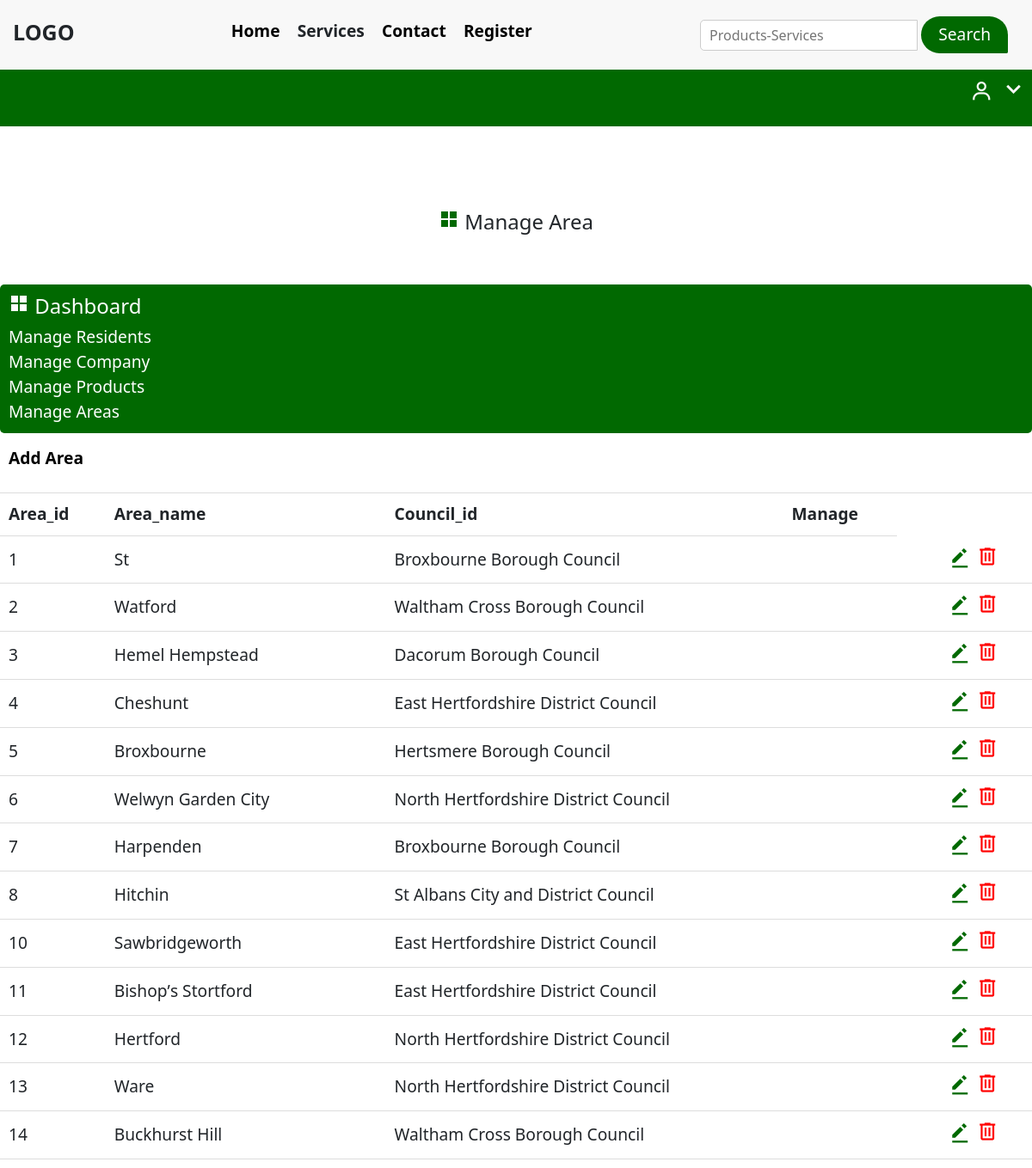
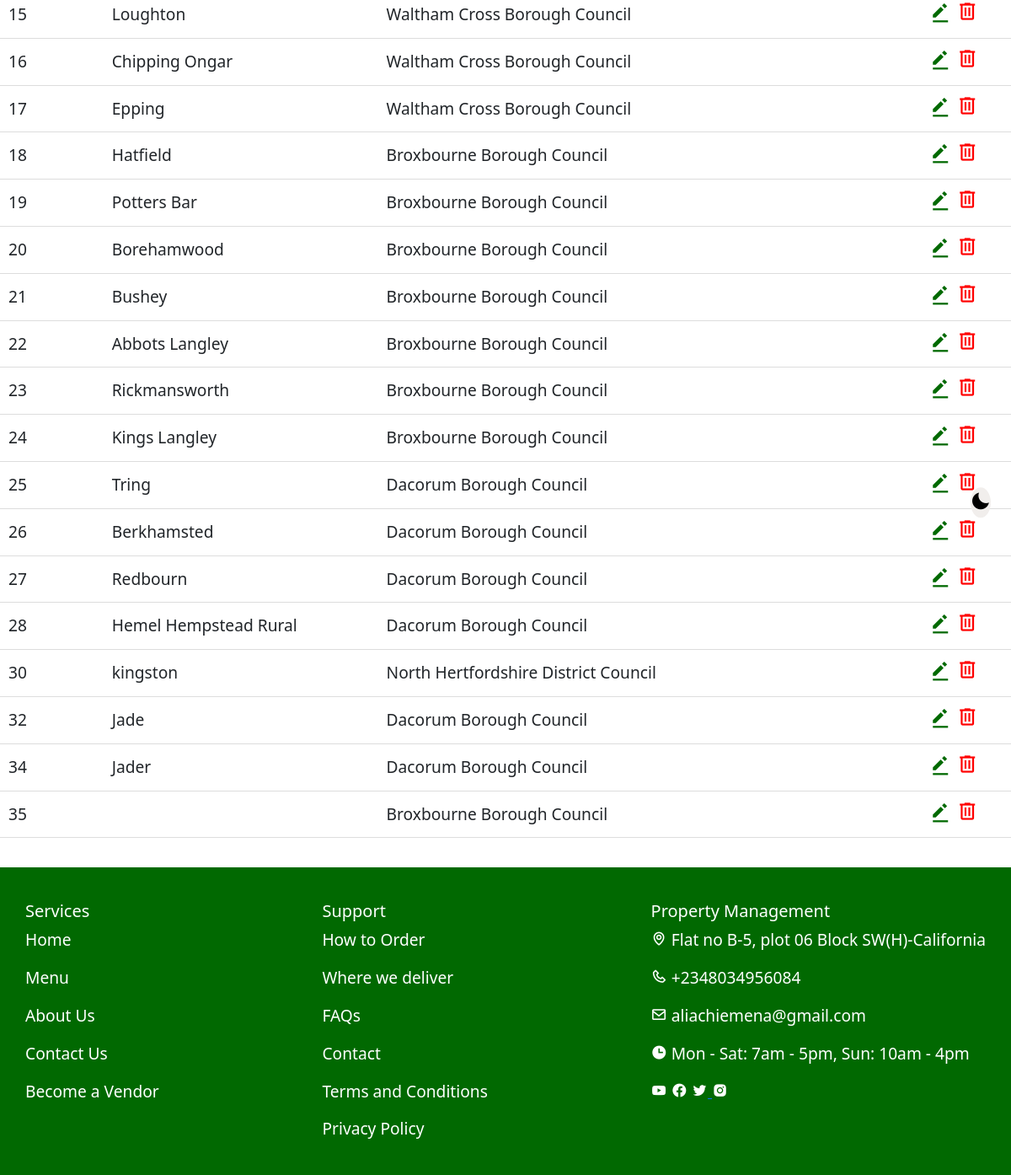
The app's page /manage_area.php with its own data (2 pictures, top to bottom).
### tables this page shows
CREATE TABLE `areas` (
  `Area_id` int(11) NOT NULL,
  `Area_name` varchar(255) NOT NULL,
  `Council_id` int(11) NOT NULL
);

CREATE TABLE `local_councils` (
  `Council_id` int(11) NOT NULL,
  `Council_name` varchar(255) NOT NULL,
  `Council_Email` varchar(255) DEFAULT NULL
);

### manage_area.php (the view, shortened to what this page needs)
<?php
require_once('nav.php');
$conn = db_connect();
?>
<!DOCTYPE html>
<html lang="en">
<head>
    <link href='https://unpkg.com/boxicons@2.1.4/css/boxicons.min.css' rel='stylesheet'>
    <link rel="stylesheet" href="https://cdn.jsdelivr.net/npm/bootstrap@5.3.3/dist/css/bootstrap.min.css"/>
    <link rel="stylesheet" href="Frontend/public/resident.css">
    <link rel="stylesheet" href="Frontend/public/index.css">
    <link rel="stylesheet" href="Frontend/public/dashboard.css">
</head>
<body>
        <div class="userLogin">
            <div class="logon">
                <p>
                    <i class='bx bx-user'></i><span class="username" id="username"> </span>
                    <span><i class='bx bx-chevron-down arrow_down' id="user_icon"></i></span>
                </p>
            </div>
        </div>
         <div class="container-fluid backgroundChanger">
            <button id="background" type="button"><i class='backgroundNew bx bxs-moon' ></i></button>
        </div>
        <div style="display: flex; justify-content: space-around; margin-top: 50px; margin-bottom: 50px;">
            <h4><span class="material-icons-sharp dashboard_icon"> grid_view </span> Manage Area</h4>
        </div>
        <div class="container_fluid dashboard_container">
            <div class="side_dashboard_container">
                <div id="sideNav" class="side_dashboard">
                    <h4><span class="material-icons-sharp dashboard_icon side_dashboard_icon"> grid_view </span> Dashboard</h4>
                </div>
                <div class="dashboard_items">
                    <div id="manage_residents" class="manage_residents dashboard_option" data-table="display_residents"><a href="manage_resident.php">Manage Residents</a></div>
                    <div id="manage_company" class="manage_company dashboard_option" data-table="display_company"><a href="manage_company.php">Manage Company</a></div>
                    <div id="manage_products" class="manage_products dashboard_option" data-table="display_products"><a href="#">Manage Products</a></div>
                    <div id="manage_areas" class="manage_areas dashboard_option" data-table="display_areas"><a href="manage_area.php">Manage Areas</a></div>
                </div>
            </div>
            <table id="display_residents" class="display_residents dashboard_table container-fluid" style="padding: 0px 0px 0px 10px;">
                <thead>
                    <tr>
                    <td colspan="8">
                        <p align="left"> <a href="area_form.php"> Add Area</a> </p>
                    </td>
                    </tr>
                    <tr>
                        <th width="">Area_id</th>
                        <th width="">Area_name</th>
                        <th width="">Council_id</th>
                        <th width="">Manage</th>
                    </tr>
                </thead>
                <?php
        $sql_query = "SELECT a.Area_id, a.Area_name, c.Council_name
        FROM Areas a
        INNER JOIN Local_Councils c ON a.Council_id = c.Council_id";
        $result = $conn->query($sql_query);
        if ($result->num_rows >= 0) {
            while ($row = $result->fetch_assoc()) { ?>
                    <tr>
                        <td><?php echo $row['Area_id']; ?></td>
                        <td><?php echo $row['Area_name']; ?></td>
                        <td><?php echo $row['Council_name']; ?></td>
                        <td class="table_btn">
                            <td width="50px">
                            <td><a href="update_area_frontend.php?Area_id=<?php echo $row['Area_id']; ?>"><i name="" class='bx bxs-edit-alt btn_update'></i></a>
                            <a href="delete_area.php?Area_id=<?php echo $row['Area_id']; ?>"><span class="material-symbols-outlined btn_delete">delete</span></a></td>
                            </td>
                    </tr>
                     <?php }
                } ?>
            </table>
        </div>
     <?php
require_once('footer.php');
?>
</body>
</html>

### Frontend/public/resident.css (style rules this page uses)
* { box-sizing: border-box; }
:root { --pink: rgb(240, 69, 43); --pinkAlt: rgb(199, 50, 27); --red: red; --green: rgb(86, 141, 51); --greenAlt: rgba(0, 129, 0, 0.945); --greentexiary: rgb(32, 150, 124); --blue: rgb(30, 144, 255); --sec_white: white; --sec_gray: rgb(248, 248, 248); --texiary_yellow: rgb(255, 238, 136); --texiary_brown: rgb(204, 187, 168); --milkcolor: rgb(241, 238, 236); --black: black; --grey: rgba(24, 23, 23, 0.301); --border-radius: 30px 30px 2px; --font-size: 1.2rem; }
div { font-size: var(--font-size); }
.backgroundChanger { cursor: pointer; position: sticky; text-align: end; padding-top: 10px; left: 95%; top: 70%; cursor: pointer; width: 30px; }
#background { font-size: 1.5rem; border-radius: 50%; border: none; background-color: var(--milkcolor); }

### Frontend/public/index.css (style rules this page uses)
:root { --pink: rgb(240, 69, 43); --pinkAlt: rgb(199, 50, 27); --green: rgb(86, 141, 51); --greenAlt: rgb(1, 105, 1); --greentexiary: rgb(32, 150, 124); --blue: rgb(30, 144, 255); --black: black; --sec_white: white; --sec_gray: rgb(248, 248, 248); --texiary_yellow: rgb(255, 238, 136); --texiary_brown: rgb(204, 187, 168); --border-radius: 30px 30px 2px; --font-size: 1.2rem; }
.userLogin { text-align: right; }
.logon { background-color: var(--greenAlt); color: var(--sec_gray); padding: 4px; }
.logon>p>i { font-size: 27px; }
.logon>p .username { font-size: 1.5rem; }
.arrow_down, .addUser { font-size: 35px; cursor: pointer; }
.container-fluid { margin-bottom: 35px; }

### navbar/navbar.css (style rules this page uses)
* { margin: 0; padding: 0; box-sizing: border-box; }
body { font-family: sans-serif; }
.backgroundChanger { position: sticky; text-align: end; padding-top: 10px; left: 95%; top: 70%; cursor: pointer; width: 30px; }

### Frontend/public/dashboard.css (style rules this page uses)
.side_dashboard_container { display: block; text-decoration: none; padding: 10px; margin-bottom: 5px; border-radius: 5px; cursor: pointer; color: var(--sec_white); background-color: var(--greenAlt); width: 100%; }
.dashboard_icon { color: var(--greenAlt); }
.side_dashboard_icon { color: var(--sec_white); }
.dashboard_items > div { transition: transform 0.3s ease; }
.dashboard_items a { text-decoration: none; color: var(--sec_white); }
.dashboard_container { width: 100%; overflow-x: auto; }
table { width: 100%; }
td>p>a { text-decoration: none; color: var(--black); font-weight: 600; }
th,td { padding: 10px; text-align: left; border-bottom: 1px solid #ddd; }
table .btn_update, table .btn_delete { font-size: 27px; cursor: pointer; }
table .btn_update { color: var(--greenAlt); }
table .btn_delete { color: var(--red); }

### records on screen
areas: Area_id "1", Area_name "St", Council.Council_name "Broxbourne Borough Council"
areas: Area_id "2", Area_name "Watford", Council.Council_name "Waltham Cross Borough Council"
areas: Area_id "3", Area_name "Hemel Hempstead", Council.Council_name "Dacorum Borough Council"
areas: Area_id "4", Area_name "Cheshunt", Council.Council_name "East Hertfordshire District Council"
areas: Area_id "5", Area_name "Broxbourne", Council.Council_name "Hertsmere Borough Council"
areas: Area_id "6", Area_name "Welwyn Garden City", Council.Council_name "North Hertfordshire District Council"
areas: Area_id "7", Area_name "Harpenden", Council.Council_name "Broxbourne Borough Council"
areas: Area_id "8", Area_name "Hitchin", Council.Council_name "St Albans City and District Council"
areas: Area_id "10", Area_name "Sawbridgeworth", Council.Council_name "East Hertfordshire District Council"
areas: Area_id "11", Area_name "Bishopʼs Stortford", Council.Council_name "East Hertfordshire District Council"
areas: Area_id "12", Area_name "Hertford", Council.Council_name "North Hertfordshire District Council"
areas: Area_id "13", Area_name "Ware", Council.Council_name "North Hertfordshire District Council"
areas: Area_id "14", Area_name "Buckhurst Hill", Council.Council_name "Waltham Cross Borough Council"
areas: Area_id "15", Area_name "Loughton", Council.Council_name "Waltham Cross Borough Council"
areas: Area_id "16", Area_name "Chipping Ongar", Council.Council_name "Waltham Cross Borough Council"
areas: Area_id "17", Area_name "Epping", Council.Council_name "Waltham Cross Borough Council"
areas: Area_id "18", Area_name "Hatfield", Council.Council_name "Broxbourne Borough Council"
areas: Area_id "19", Area_name "Potters Bar", Council.Council_name "Broxbourne Borough Council"
areas: Area_id "20", Area_name "Borehamwood", Council.Council_name "Broxbourne Borough Council"
areas: Area_id "21", Area_name "Bushey", Council.Council_name "Broxbourne Borough Council"
areas: Area_id "22", Area_name "Abbots Langley", Council.Council_name "Broxbourne Borough Council"
areas: Area_id "23", Area_name "Rickmansworth", Council.Council_name "Broxbourne Borough Council"
areas: Area_id "24", Area_name "Kings Langley", Council.Council_name "Broxbourne Borough Council"
areas: Area_id "25", Area_name "Tring", Council.Council_name "Dacorum Borough Council"
areas: Area_id "26", Area_name "Berkhamsted", Council.Council_name "Dacorum Borough Council"
areas: Area_id "27", Area_name "Redbourn", Council.Council_name "Dacorum Borough Council"
areas: Area_id "28", Area_name "Hemel Hempstead Rural", Council.Council_name "Dacorum Borough Council"
areas: Area_id "30", Area_name "kingston", Council.Council_name "North Hertfordshire District Council"
areas: Area_id "32", Area_name "Jade", Council.Council_name "Dacorum Borough Council"
areas: Area_id "34", Area_name "Jader", Council.Council_name "Dacorum Borough Council"
areas: Area_id "35", Council.Council_name "Broxbourne Borough Council"
